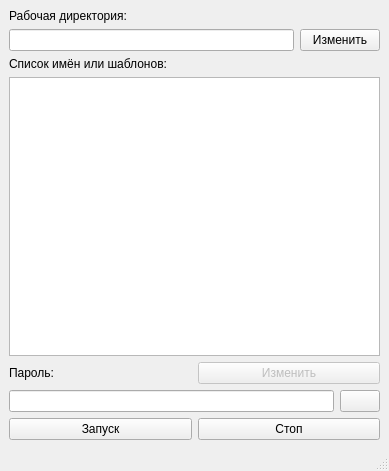
<?xml version="1.0" encoding="UTF-8"?>
<ui version="4.0">
 <class>MainWindow</class>
 <widget class="QMainWindow" name="MainWindow">
  <property name="geometry">
   <rect>
    <x>0</x>
    <y>0</y>
    <width>389</width>
    <height>471</height>
   </rect>
  </property>
  <property name="windowTitle">
   <string>MainWindow</string>
  </property>
  <property name="inputMethodHints">
   <set>Qt::ImhNone</set>
  </property>
  <widget class="QWidget" name="centralwidget">
   <layout class="QVBoxLayout" name="verticalLayout_3">
    <item>
     <layout class="QVBoxLayout" name="verticalLayout">
      <item>
       <widget class="QLabel" name="label">
        <property name="text">
         <string>Рабочая директория:</string>
        </property>
       </widget>
      </item>
      <item>
       <layout class="QHBoxLayout" name="horizontalLayout">
        <item>
         <widget class="QLineEdit" name="lineEdit">
          <property name="enabled">
           <bool>true</bool>
          </property>
          <property name="acceptDrops">
           <bool>false</bool>
          </property>
          <property name="text">
           <string/>
          </property>
          <property name="readOnly">
           <bool>true</bool>
          </property>
         </widget>
        </item>
        <item>
         <widget class="QPushButton" name="browse_button">
          <property name="text">
           <string>Изменить</string>
          </property>
         </widget>
        </item>
       </layout>
      </item>
     </layout>
    </item>
    <item>
     <layout class="QVBoxLayout" name="verticalLayout_2">
      <item>
       <widget class="QLabel" name="label_2">
        <property name="text">
         <string>Список имён или шаблонов:</string>
        </property>
       </widget>
      </item>
      <item>
       <widget class="QTextEdit" name="textEdit">
        <property name="toolTip">
         <string>Изменения сохраняются при запуске защиты</string>
        </property>
       </widget>
      </item>
     </layout>
    </item>
    <item>
     <layout class="QHBoxLayout" name="horizontalLayout_4">
      <item>
       <widget class="QLabel" name="label_3">
        <property name="text">
         <string>Пароль:</string>
        </property>
       </widget>
      </item>
      <item>
       <widget class="QPushButton" name="change_button">
        <property name="enabled">
         <bool>false</bool>
        </property>
        <property name="toolTip">
         <string>Изменение пароля доступно если в файле уже был найден пароль. Новый пароль перезапишет старый!</string>
        </property>
        <property name="text">
         <string>Изменить</string>
        </property>
       </widget>
      </item>
     </layout>
    </item>
    <item>
     <layout class="QHBoxLayout" name="horizontalLayout_2">
      <item>
       <widget class="QLineEdit" name="password">
        <property name="inputMethodHints">
         <set>Qt::ImhHiddenText|Qt::ImhNoAutoUppercase|Qt::ImhNoPredictiveText|Qt::ImhSensitiveData</set>
        </property>
        <property name="echoMode">
         <enum>QLineEdit::Password</enum>
        </property>
       </widget>
      </item>
      <item>
       <widget class="QPushButton" name="show_button">
        <property name="toolTip">
         <string>Показывает введённый пароль.</string>
        </property>
        <property name="text">
         <string/>
        </property>
        <property name="icon">
         <iconset resource="Icon.qrc">
          <normaloff>:/icon/show.png</normaloff>:/icon/show.png</iconset>
        </property>
       </widget>
      </item>
     </layout>
    </item>
    <item>
     <layout class="QHBoxLayout" name="horizontalLayout_3">
      <item>
       <widget class="QPushButton" name="start_button">
        <property name="toolTip">
         <string>При запуске программы в файл template.tbl записывается текущий список имён и шаблонов, в случае если файл возможно изменить (файл перезаписывается). Файл при этом блокируется и изменить его сможет только администратор, либо его можно изменить при вводе правильного пароля.</string>
        </property>
        <property name="text">
         <string>Запуск</string>
        </property>
       </widget>
      </item>
      <item>
       <widget class="QPushButton" name="stop_button">
        <property name="toolTip">
         <string>Останавливает ограничение прав на файлы по заданных в template.tbl именам и шаблонам. В случае, если на файл был задан пароль, для остановки необходимо будет его правильно ввести.</string>
        </property>
        <property name="text">
         <string>Стоп</string>
        </property>
       </widget>
      </item>
     </layout>
    </item>
   </layout>
  </widget>
  <widget class="QMenuBar" name="menubar">
   <property name="geometry">
    <rect>
     <x>0</x>
     <y>0</y>
     <width>389</width>
     <height>21</height>
    </rect>
   </property>
  </widget>
  <widget class="QStatusBar" name="statusbar"/>
 </widget>
 <resources>
  <include location="Icon.qrc"/>
 </resources>
 <connections/>
</ui>
